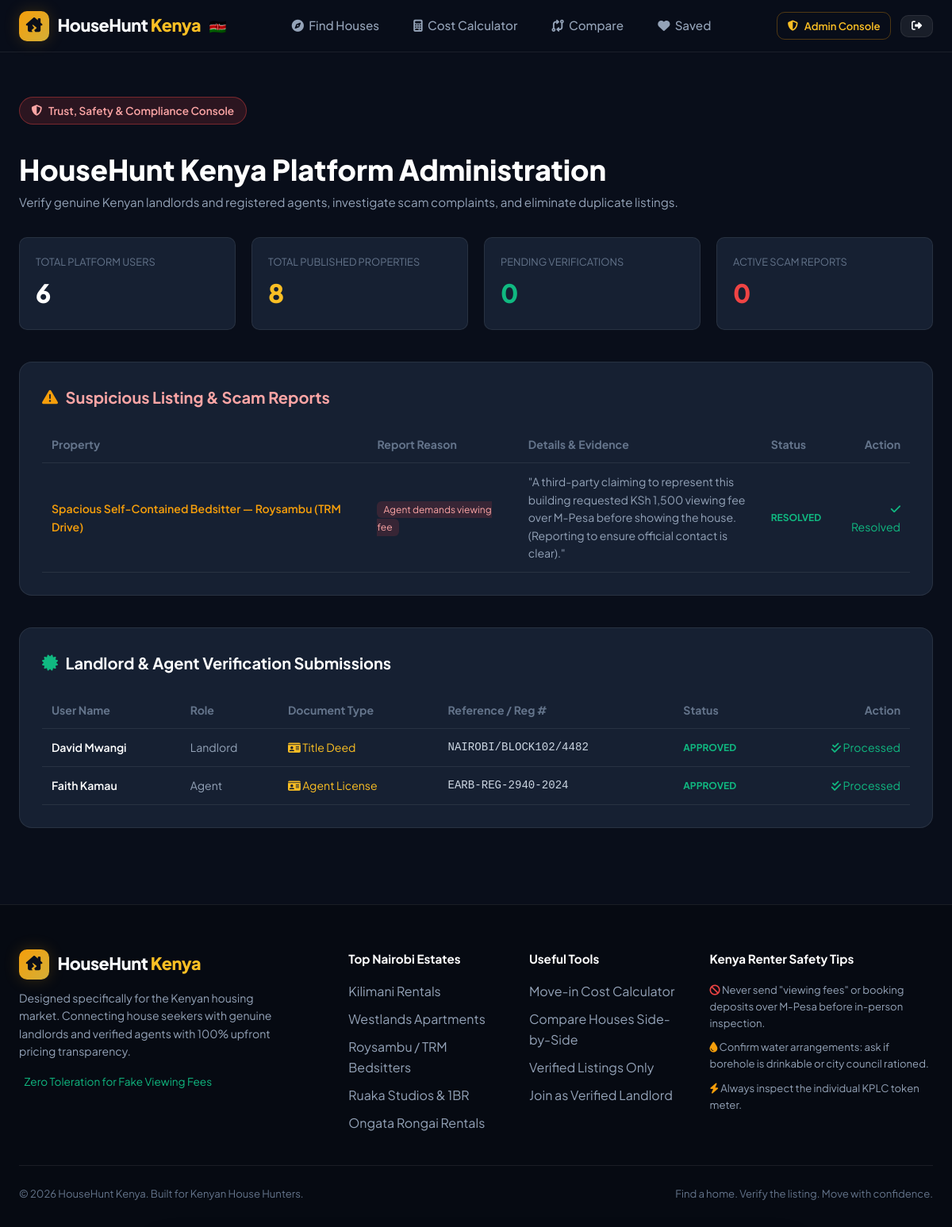
Screenshot of /dashboard/admin (signed in) with the database file from the repository.
### tables this page shows
CREATE TABLE reports (
    id INTEGER PRIMARY KEY AUTOINCREMENT,
    property_id INTEGER NOT NULL,
    reporter_id INTEGER,
    reason TEXT NOT NULL CHECK (reason IN (
        'fake_listing',
        'agent_demands_viewing_fee',
        'duplicate_listing',
        'incorrect_rent',
        'property_occupied',
        'unreachable_contact',
        'other'
    )),
    details TEXT NOT NULL,
    status TEXT NOT NULL DEFAULT 'pending' CHECK (status IN ('pending', 'investigating', 'resolved', 'dismissed')),
    created_at TIMESTAMP DEFAULT CURRENT_TIMESTAMP,
    FOREIGN KEY (property_id) REFERENCES properties (id) ON DELETE CASCADE,
    FOREIGN KEY (reporter_id) REFERENCES users (id) ON DELETE SET NULL
);

CREATE TABLE properties (
    id INTEGER PRIMARY KEY AUTOINCREMENT,
    landlord_id INTEGER NOT NULL,
    title TEXT NOT NULL,
    description TEXT NOT NULL,
    property_type TEXT NOT NULL CHECK (property_type IN ('Bedsitter', 'Single Room', 'Studio', '1-Bedroom', '2-Bedroom', '3-Bedroom', 'Maisonette', 'Villa')),
    county TEXT DEFAULT 'Nairobi',
    town TEXT NOT NULL,
    estate TEXT NOT NULL,
    landmark TEXT,
    latitude REAL,
    longitude REAL,
    monthly_rent REAL NOT NULL CHECK (monthly_rent > 0),
    security_deposit REAL NOT NULL DEFAULT 0,
    water_deposit REAL NOT NULL DEFAULT 0,
    electricity_deposit REAL NOT NULL DEFAULT 0,
    agent_fee REAL NOT NULL DEFAULT 0,
    service_charge REAL NOT NULL DEFAULT 0,
    water_source TEXT NOT NULL DEFAULT 'Borehole + City Council (24/7)',
    electricity_type TEXT NOT NULL DEFAULT 'Individual Prepaid Token Meter',
    garbage_fee REAL NOT NULL DEFAULT 0,
    status TEXT NOT NULL DEFAULT 'available' CHECK (status IN ('available', 'occupied', 'temporarily_unavailable')),
    moderation_status TEXT NOT NULL DEFAULT 'approved' CHECK (moderation_status IN ('pending', 'approved', 'rejected', 'flagged')),
    is_promoted INTEGER NOT NULL DEFAULT 0,
    is_property_verified INTEGER NOT NULL DEFAULT 0,
    last_confirmed_date DATE DEFAULT CURRENT_DATE,
    views_count INTEGER NOT NULL DEFAULT 0,
    created_at TIMESTAMP DEFAULT CURRENT_TIMESTAMP,
    FOREIGN KEY (landlord_id) REFERENCES users (id) ON DELETE CASCADE
);

CREATE TABLE verification_requests (
    id INTEGER PRIMARY KEY AUTOINCREMENT,
    user_id INTEGER NOT NULL,
    property_id INTEGER,
    document_type TEXT NOT NULL CHECK (document_type IN ('National ID', 'Title Deed', 'Utility Bill', 'Agent License', 'Power of Attorney')),
    document_reference TEXT,
    notes TEXT,
    status TEXT NOT NULL DEFAULT 'pending' CHECK (status IN ('pending', 'approved', 'rejected')),
    reviewed_by INTEGER,
    reviewed_at TIMESTAMP,
    created_at TIMESTAMP DEFAULT CURRENT_TIMESTAMP,
    FOREIGN KEY (user_id) REFERENCES users (id) ON DELETE CASCADE,
    FOREIGN KEY (property_id) REFERENCES properties (id) ON DELETE SET NULL,
    FOREIGN KEY (reviewed_by) REFERENCES users (id) ON DELETE SET NULL
);

CREATE TABLE users (
    id INTEGER PRIMARY KEY AUTOINCREMENT,
    full_name TEXT NOT NULL,
    email TEXT UNIQUE NOT NULL,
    phone TEXT NOT NULL,
    password_hash TEXT NOT NULL,
    role TEXT NOT NULL DEFAULT 'seeker' CHECK (role IN ('seeker', 'landlord', 'agent', 'admin')),
    is_verified INTEGER NOT NULL DEFAULT 0,
    verification_type TEXT,
    avatar_url TEXT DEFAULT '/static/images/default_avatar.png',
    bio TEXT,
    created_at TIMESTAMP DEFAULT CURRENT_TIMESTAMP
);

### app.py (the view)
@app.route("/dashboard/admin")
@role_required("admin")
def dashboard_admin():
    stats = {
        "total_users": query_db("SELECT COUNT(*) as c FROM users", one=True)["c"],
        "total_properties": query_db("SELECT COUNT(*) as c FROM properties", one=True)["c"],
        "pending_verifications": query_db("SELECT COUNT(*) as c FROM verification_requests WHERE status = 'pending'", one=True)["c"],
        "pending_reports": query_db("SELECT COUNT(*) as c FROM reports WHERE status = 'pending'", one=True)["c"],
    }
    pending_reports = query_db(
        """
        SELECT r.*, p.title as property_title, u.full_name as reporter_name
        FROM reports r
        JOIN properties p ON r.property_id = p.id
        LEFT JOIN users u ON r.reporter_id = u.id
        ORDER BY r.created_at DESC
        """
    )
    verification_requests = query_db(
        """
        SELECT vr.*, u.full_name as user_name, u.role as user_role, u.phone as user_phone, p.title as property_title
        FROM verification_requests vr
        JOIN users u ON vr.user_id = u.id
        LEFT JOIN properties p ON vr.property_id = p.id
        ORDER BY vr.created_at DESC
        """
    )
    all_properties = query_db(
        """
        SELECT p.*, u.full_name as landlord_name
        FROM properties p
        JOIN users u ON p.landlord_id = u.id
        ORDER BY p.created_at DESC
        LIMIT 20
        """
    )
    potential_duplicates = query_db(
        """
        SELECT p1.id as id1, p1.title as title1, p1.estate as estate1, p1.monthly_rent as rent1,
               p2.id as id2, p2.title as title2, p2.estate as estate2, p2.monthly_rent as rent2
        FROM properties p1
        JOIN properties p2 ON p1.id < p2.id AND p1.estate = p2.estate AND p1.monthly_rent = p2.monthly_rent
        LIMIT 5
        """
    )
    return render_template(
        "dashboard_admin.html",
        stats=stats,
        pending_reports=pending_reports,
        verification_requests=verification_requests,
        all_properties=all_properties,
        potential_duplicates=potential_duplicates
    )

### templates/dashboard_admin.html (shortened to what this page needs)
{% extends "base.html" %}
{% block content %}
<div class="container" style="padding-top: 2.5rem; padding-bottom: 4rem;">
    <div style="margin-bottom: 2rem;">
        <span class="hero-tag" style="background:rgba(239, 68, 68, 0.15); border-color:rgba(239, 68, 68, 0.4); color:#fca5a5;">
            <i class="fa-solid fa-shield-halved"></i> Trust, Safety & Compliance Console
        </span>
        <h1 style="font-size: 2.25rem; font-weight: 800; color: #fff; margin-top: 0.5rem;">
            HouseHunt Kenya Platform Administration
        </h1>
        <p style="color: var(--text-secondary); font-size: 0.95rem;">
            Verify genuine Kenyan landlords and registered agents, investigate scam complaints, and eliminate duplicate listings.
        </p>
    </div>
    <div style="display: grid; grid-template-columns: repeat(auto-fit, minmax(200px, 1fr)); gap: 1.25rem; margin-bottom: 2.5rem;">
        <div style="background: var(--bg-card); border: 1px solid var(--border-subtle); border-radius: var(--radius-md); padding: 1.25rem;">
            <div style="font-size: 0.8rem; color: var(--text-muted); text-transform: uppercase;">Total Platform Users</div>
            <div style="font-size: 2rem; font-weight: 800; color: #fff; margin-top: 0.2rem;">{{ stats.total_users }}</div>
        </div>
        <div style="background: var(--bg-card); border: 1px solid var(--border-subtle); border-radius: var(--radius-md); padding: 1.25rem;">
            <div style="font-size: 0.8rem; color: var(--text-muted); text-transform: uppercase;">Total Published Properties</div>
            <div style="font-size: 2rem; font-weight: 800; color: var(--gold-bright); margin-top: 0.2rem;">{{ stats.total_properties }}</div>
        </div>
        <div style="background: var(--bg-card); border: 1px solid var(--border-subtle); border-radius: var(--radius-md); padding: 1.25rem;">
            <div style="font-size: 0.8rem; color: var(--text-muted); text-transform: uppercase;">Pending Verifications</div>
            <div style="font-size: 2rem; font-weight: 800; color: var(--emerald-verified); margin-top: 0.2rem;">{{ stats.pending_verifications }}</div>
        </div>
        <div style="background: var(--bg-card); border: 1px solid var(--border-subtle); border-radius: var(--radius-md); padding: 1.25rem;">
            <div style="font-size: 0.8rem; color: var(--text-muted); text-transform: uppercase;">Active Scam Reports</div>
            <div style="font-size: 2rem; font-weight: 800; color: var(--danger); margin-top: 0.2rem;">{{ stats.pending_reports }}</div>
        </div>
    </div>
    <div class="detail-card" style="margin-bottom: 2.5rem;">
        <h2 class="detail-card-title" style="color: #fca5a5;">
            <i class="fa-solid fa-triangle-exclamation"></i> Suspicious Listing & Scam Reports
        </h2>
        {% if pending_reports %}
        <div style="overflow-x: auto;">
            <table style="width: 100%; border-collapse: collapse; font-size: 0.88rem;">
                <thead>
                    <tr style="border-bottom: 1px solid var(--border-subtle); color: var(--text-muted); text-align: left;">
                        <th style="padding: 0.75rem;">Property</th>
                        <th style="padding: 0.75rem;">Report Reason</th>
                        <th style="padding: 0.75rem;">Details & Evidence</th>
                        <th style="padding: 0.75rem;">Status</th>
                        <th style="padding: 0.75rem; text-align: right;">Action</th>
                    </tr>
                </thead>
                <tbody>
                    {% for rep in pending_reports %}
                    <tr style="border-bottom: 1px solid var(--border-subtle);">
                        <td style="padding: 0.75rem;">
                            <a href="{{ url_for('property_detail', prop_id=rep.property_id) }}" style="color: var(--gold-accent); font-weight: 600;">
                                {{ rep.property_title }}
                            </a>
                        </td>
                        <td style="padding: 0.75rem; color: #fff;">
                            <span style="background: var(--danger-bg); color: #fca5a5; padding: 0.2rem 0.5rem; border-radius: var(--radius-sm); font-size: 0.75rem;">
                                {{ rep.reason.replace('_', ' ').capitalize() }}
                            </span>
                        </td>
                        <td style="padding: 0.75rem; color: var(--text-secondary); max-width: 320px;">
                            "{{ rep.details }}"
                        </td>
                        <td style="padding: 0.75rem; text-transform: uppercase; font-size: 0.75rem; font-weight: 700; color: {% if rep.status == 'resolved' %}var(--emerald-verified){% else %}var(--gold-bright){% endif %};">
                            {{ rep.status }}
                        </td>
                        <td style="padding: 0.75rem; text-align: right;">
                            {% if rep.status != 'resolved' %}
                            <form action="{{ url_for('resolve_report', rep_id=rep.id) }}" method="POST" style="display: inline-flex; gap: 0.4rem;">
                                <button type="submit" name="status" value="resolved" class="btn btn-primary btn-sm">Resolve</button>
                                <button type="submit" name="status" value="dismissed" class="btn btn-secondary btn-sm">Dismiss</button>
                            </form>
                            {% else %}
                            <span style="color: var(--emerald-verified);"><i class="fa-solid fa-check"></i> Resolved</span>
                            {% endif %}
                        </td>
                    </tr>
                    {% endfor %}
                </tbody>
            </table>
        </div>
        {% else %}
        <p style="color: var(--text-muted); font-size: 0.9rem;">No reports recorded.</p>
        {% endif %}
    </div>
    <div class="detail-card">
        <h2 class="detail-card-title">
            <i class="fa-solid fa-certificate" style="color: var(--emerald-verified);"></i> Landlord & Agent Verification Submissions
        </h2>
        {% if verification_requests %}
        <div style="overflow-x: auto;">
            <table style="width: 100%; border-collapse: collapse; font-size: 0.88rem;">
                <thead>
                    <tr style="border-bottom: 1px solid var(--border-subtle); color: var(--text-muted); text-align: left;">
                        <th style="padding: 0.75rem;">User Name</th>
                        <th style="padding: 0.75rem;">Role</th>
                        <th style="padding: 0.75rem;">Document Type</th>
                        <th style="padding: 0.75rem;">Reference / Reg #</th>
                        <th style="padding: 0.75rem;">Status</th>
                        <th style="padding: 0.75rem; text-align: right;">Action</th>
                    </tr>
                </thead>
                <tbody>
                    {% for vr in verification_requests %}
                    <tr style="border-bottom: 1px solid var(--border-subtle);">
                        <td style="padding: 0.75rem; font-weight: 600; color: #fff;">{{ vr.user_name }}</td>
                        <td style="padding: 0.75rem; text-transform: capitalize; color: var(--text-secondary);">{{ vr.user_role }}</td>
                        <td style="padding: 0.75rem; color: var(--gold-bright);"><i class="fa-solid fa-id-card"></i> {{ vr.document_type }}</td>
                        <td style="padding: 0.75rem; font-family: monospace; color: #cbd5e1;">{{ vr.document_reference }}</td>
                        <td style="padding: 0.75rem; text-transform: uppercase; font-size: 0.75rem; font-weight: 700; color: {% if vr.status == 'approved' %}var(--emerald-verified){% else %}var(--gold-bright){% endif %};">
                            {{ vr.status }}
                        </td>
                        <td style="padding: 0.75rem; text-align: right;">
                            {% if vr.status == 'pending' %}
                            <form action="{{ url_for('process_verification', vr_id=vr.id) }}" method="POST" style="display: inline-flex; gap: 0.4rem;">
                                <button type="submit" name="action" value="approved" class="btn btn-primary btn-sm">Approve</button>
                                <button type="submit" name="action" value="rejected" class="btn btn-danger btn-sm">Reject</button>
                            </form>
                            {% else %}
                            <span style="color: var(--emerald-verified);"><i class="fa-solid fa-check-double"></i> Processed</span>
                            {% endif %}
                        </td>
                    </tr>
                    {% endfor %}
                </tbody>
            </table>
        </div>
        {% else %}
        <p style="color: var(--text-muted); font-size: 0.9rem;">No verification submissions pending.</p>
        {% endif %}
    </div>
</div>
{% endblock %}

### rows the page displays
reports: property_title "Spacious Self-Contained Bedsitter — Roysambu (TRM Drive)", reason.replace "Agent demands viewing fee", details "A third-party claiming to represent this building requested KSh 1,500 viewing fee over M-Pesa before showing the house. (Reporting to ensure official contact is clear).", status "RESOLVED", shows "Resolved"
verification_requests: user_name "David Mwangi", user_role "Landlord", document_type "Title Deed", document_reference "NAIROBI/BLOCK102/4482", status "APPROVED", shows "Processed"
verification_requests: user_name "Faith Kamau", user_role "Agent", document_type "Agent License", document_reference "EARB-REG-2940-2024", status "APPROVED", shows "Processed"

### other values shown
{{ stats.total_users }} "6"
{{ stats.total_properties }} "8"
{{ stats.pending_verifications }} "0"
{{ stats.pending_reports }} "0"
{{ current_year }} "2026"
